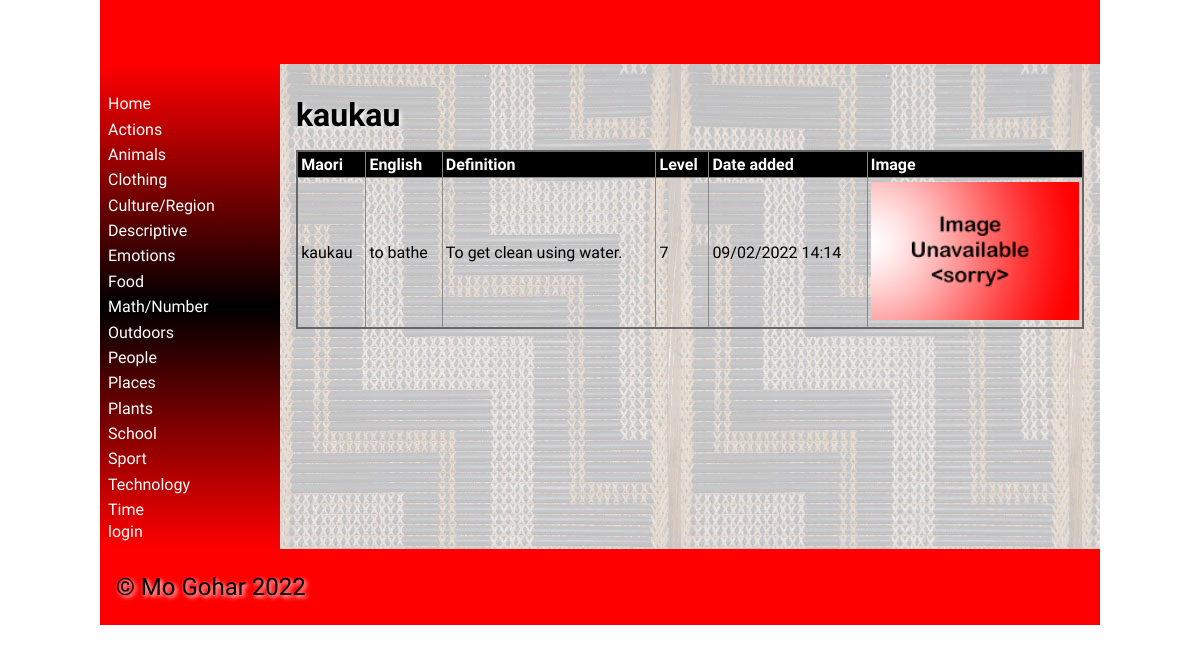
The page /word/4 on the database its author committed.
### tables this page shows
CREATE TABLE categories
(
	id integer
		constraint categories_pk
			primary key autoincrement,
	category_name integer
);

CREATE TABLE vocab
(
	id integer
		constraint vocab_pk
			primary key autoincrement,
	Maori varchar(30),
	English varchar(30),
	cat_id integer,
	definition varchar(30),
	level integer,
	image varchar(60),
	date datetime
);

### app.py (the view)
@app.route('/word/<word_id>')
def render_word(word_id):
    return render_template('word.html', categories=categories(), vocab_list=vocab(), word_id=int(word_id),
                           logged_in=is_logged_in(), teacher=is_teacher())

### app.py (called while the page is built)
def create_connection(db_file):
    try:
        connection = sqlite3.connect(db_file)
        return connection
    except Error as e:
        print(e)
    return None

def categories():
    query = "SELECT id, category_name FROM categories"
    con = create_connection(DATABASE)
    cur = con.cursor()
    cur.execute(query)
    category_list = cur.fetchall()
    con.close()
    return category_list

def vocab():
    query = "SELECT * FROM vocab"
    con = create_connection(DATABASE)
    cur = con.cursor()
    cur.execute(query)
    vocab_list = cur.fetchall()
    con.close()
    return vocab_list

def is_logged_in():
    if session.get("email") is None:
        print("not logged in")
        return False
    else:
        print("logged in")
        return True

def is_teacher():
    if session.get("isadmin"):
        print("teacher")
        return True
    else:
        print("student")
        return False

### templates/word.html (shortened to what this page needs)
{% extends "base.html" %}
{% block main %}
    <table>
        <tr>
            <th>Maori</th>
            <th>English</th>
            <th>Definition</th>
            <th>Level</th>
            <th>Date added</th>
            <th>Image</th>
        </tr>
         <tbody>
            {% for vocab in vocab_list %}
                {% if vocab[0] == word_id %}
                    <h1>{{vocab[1]}}</h1>
                    <tr>
                        <td>{{ vocab[1] }}</td>
                        <td>{{ vocab[2] }}</td>
                        <td>{{ vocab[4] }}</td>
                        <td>{{ vocab[5] }}</td>
                        <td>{{ vocab[7] }}</td>
                        <td><img src="/static/images/{{ vocab[6] }}" alt="" ></td>
                    </tr>
                {% endif %}
            {% endfor %}
        </tbody>
    </table>
{% endblock %}

### templates/base.html (shortened to what this page needs)
<!doctype html>
<html lang="en">
<head>
	<link href="{{ url_for('static', filename='css/style.css') }}" rel="stylesheet">
</head>
<body>
	<div id="container">
		<header>
			<h1>{% block heading %}{% endblock %}</h1>
		</header>
		<nav>
			<ul>
				<li><a href="/">Home</a></li>
				<div class ="category">
					{% for category in categories %}
						<div class ="category-box">
							<li><a href="/category/{{ category[0] }}">{{ category[1] }}</a></li>
						</div>
					{% endfor %}
				</div>
				{% if logged_in %}
					<a href="/logout">logout</a>
				{% else %}
            		<a href="/login">login</a>
				{% endif %}
			</ul>
		</nav>
		<main>
            {% block main%}{% endblock %}
        </main>
		<footer>
			<p>
				&copy; Mo Gohar 2022
			</p>
		</footer>
	</div>
</body>
</html>

### static/css/style.css (style rules this page uses)
* { font-family: Comfortaa, sans-serif; margin: 0; padding: 0; box-sizing: border-box; }
#container { display: grid; grid-template-columns: 75px auto; grid-template-areas: 'nav header' 'main main' 'footer footer'; }
header { grid-area: header; background-color: #f00; padding: 1rem; }
nav { grid-area: nav; }
main { grid-area: main; padding: 1rem; background-color: #edd; }
h1, h2, h3, h4 { padding: 1rem 0; font-family: 'Suez One', serif; color: #000; text-shadow: 2px 2px 4px #fff; }
p { padding: 0.5rem 0; }
a { color: #222; }
img { width: 100%; }
table { width: 100%; border: 2px solid #666; border-collapse: collapse; }
th, td { border: 1px solid #888; padding: 0.2rem; text-align: left; }
th { background-color: #000; color: #fff; }
footer { grid-area: footer; padding: 1rem; background-color: #f00; }
footer p { color: #000; text-shadow: 2px 2px 4px #fff; font-size: 1.5rem; }
@media only screen and (min-width: 768px) { #container { grid-template-columns: 180px auto; grid-template-areas: 'header header' 'nav main' 'footer footer'; } }
@media only screen and (min-width: 768px) { nav { background: linear-gradient(180deg, rgba(255,0,0,1) 0%, rgba(0, 0, 0, 1) 50%, rgba(255,0,0,1) 100%); padding: 0.5rem; } }
@media only screen and (min-width: 768px) { nav ul { list-style: none; } }
@media only screen and (min-width: 768px) { nav li { padding: 0.2rem 0; } }
@media only screen and (min-width: 768px) { nav a { color: #fff; text-decoration: none; } }
@media only screen and (min-width: 768px) { main { background-image: url('/poutama.jpg'); } }
@media only screen and (min-width: 1000px) { #container { width: 1000px; margin: auto; } }

### rows shown on the page
categories: category_name "Actions"
categories: category_name "Animals"
categories: category_name "Clothing"
categories: category_name "Culture/Region"
categories: category_name "Descriptive"
categories: category_name "Emotions"
categories: category_name "Food"
categories: category_name "Math/Number"
categories: category_name "Outdoors"
categories: category_name "People"
categories: category_name "Places"
categories: category_name "Plants"
categories: category_name "School"
categories: category_name "Sport"
categories: category_name "Technology"
categories: category_name "Time"
vocab: Maori "kaukau", English "to bathe", definition "To get clean using water.", level "7", date "09/02/2022 14:14", image (placeholder picture)
